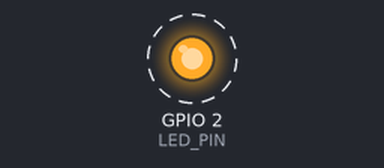
The sketch below on a simulated ESP32. On the bench: output pins drawn as LEDs (lit = HIGH). Dashed ring = blinking. What the sketch prints to the serial monitor is not drawn.

Above: at 1.2 s.
Timing chart, 0 to 4.0 s (numbered marks = the images above):
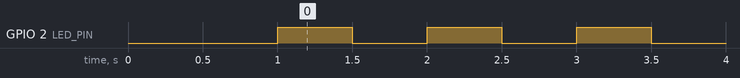

Measured:
- by itself, GPIO 2 (LED_PIN): alternates HIGH for 0.50 s and LOW for 0.50 s

The sketch:

led_blink_esp32_wroom.ino
```cpp
#include <Arduino.h>
#include "freertos/FreeRTOS.h"
#include "freertos/task.h"

#define LED_PIN 2

TaskHandle_t ledTaskHandle = NULL;

void toggleLED(void *parameter)
{
    Serial.println("LED Task Started!");

    while (true)
    {
        digitalWrite(LED_PIN, HIGH);
        Serial.println("LED ON");
        vTaskDelay(pdMS_TO_TICKS(500));

        digitalWrite(LED_PIN, LOW);
        Serial.println("LED OFF");
        vTaskDelay(pdMS_TO_TICKS(500));
    }
}

void setup()
{
    Serial.begin(115200);
    pinMode(LED_PIN, OUTPUT);

    delay(1000);

    BaseType_t result = xTaskCreate(
        toggleLED,
        "LED_Task",
        2048,
        NULL,
        1,
        &ledTaskHandle
    );

    if (result == pdPASS)
    {
        Serial.println("Task Created Successfully!");
    }
    else
    {
        Serial.println("Task Creation Failed!");
    }
}

void loop()
{
    vTaskDelay(pdMS_TO_TICKS(1000));
}
```
